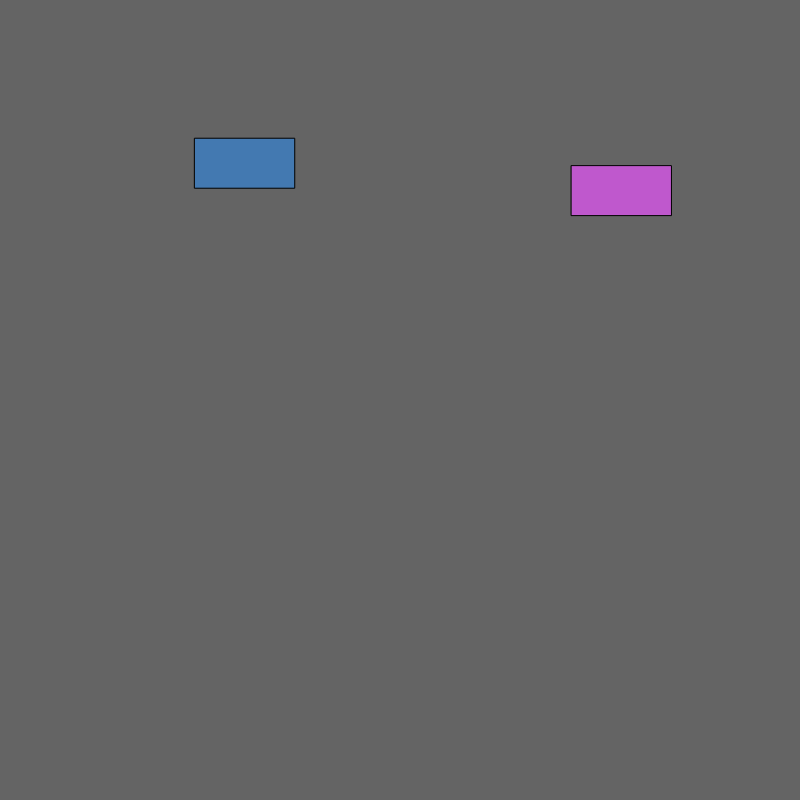
Frame 1 (no input)
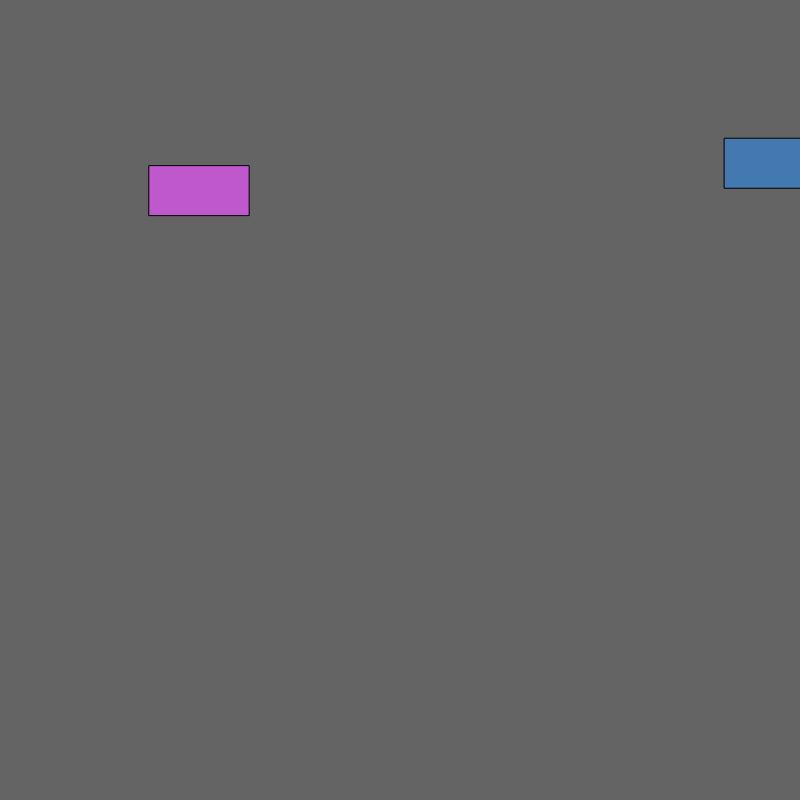
Frame 60 (no input)
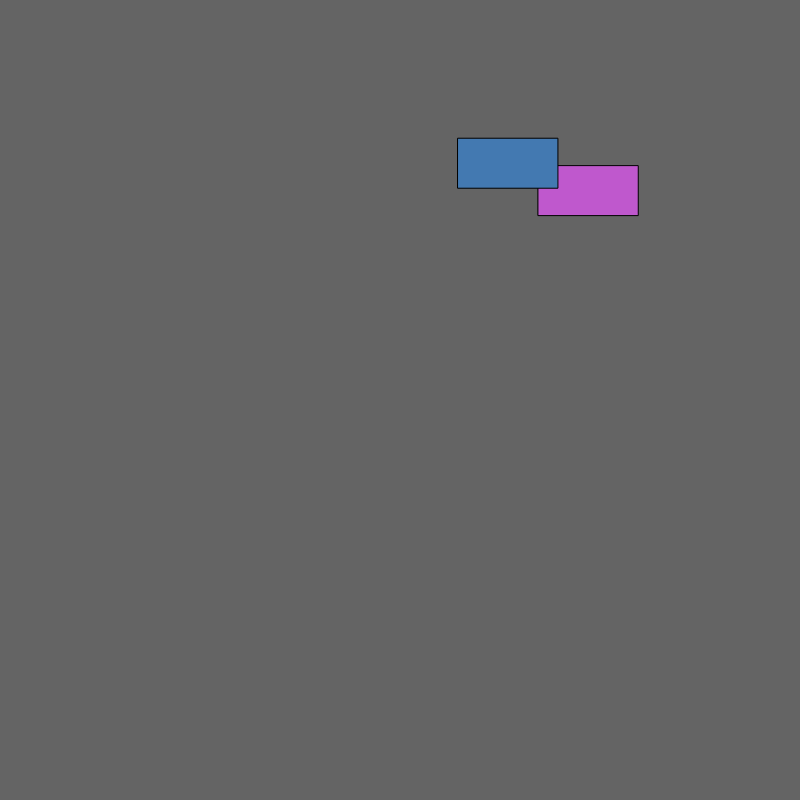
Frame 120 (the mouse pressed at the canvas centre since frame 60)

The p5.js sketch that drew these frames (run headless with seeded random() and noise() and a simulated clock; from frame 60 on, the mouse is pressed at the canvas centre):

// p5.js sketch
// ── sketch.js
var myCar1;
var myCar2; //declare it


function setup() {
  // put setup code here
  createCanvas(800, 800);
  myCar1 = new Car();
  myCar2 = new Car();

}

function draw() {
  background(100);

  myCar1.display();
  myCar1.drive();

  myCar2.display();
  myCar2.drive();


}

function Car() {
  //attibutes
  this.x = random(width);
  this.y = random(height);
  this.r = random(255);
  this.g = random(255);
  this.b = random(255);
  this.vel = random(5, 10);

  this.display = function() {
    fill(this.r, this.g, this.b);
    rect(this.x, this.y, 100, 50);

  }

  this.drive = function() {
    this.x = this.x + this.vel;
    if (this.x > width) {
      this.x = 0;

    }

  }

}
